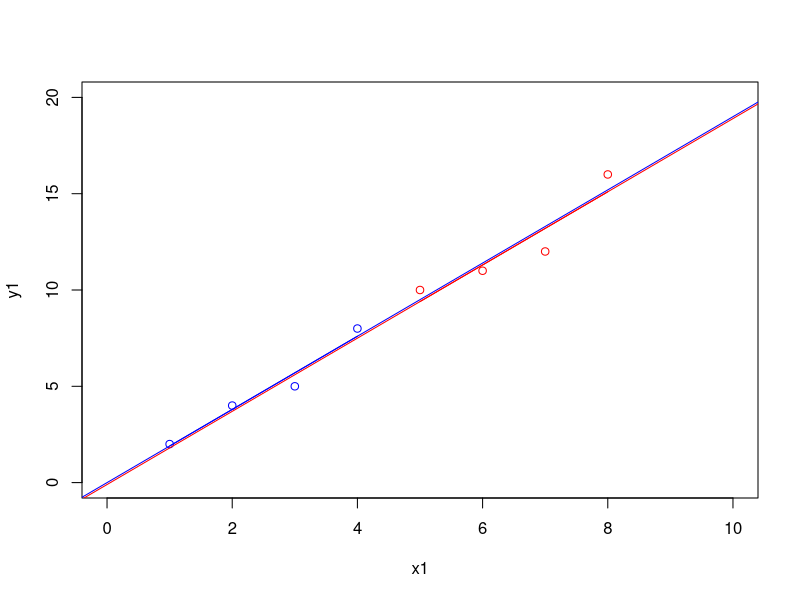

Write R code to recreate this figure.
x1<-c(1,2,3,4)
x2<-c(5,6,7,8)
y1<-c(2,4,5,8)
y2<-c(10,11,12,16)
plot(x1,y1,xlim=c(0,10),ylim=c(0,20),col="blue")
points(x2,y2,col="red")


abline(lm(y1~x1),col="blue")
abline(lm(y2~x2),col="red")

# vs.

lines(x1, fitted(lm(y1 ~ x1)), col = "blue")
lines(x2, fitted(lm(y2 ~ x2)), col = "red")
